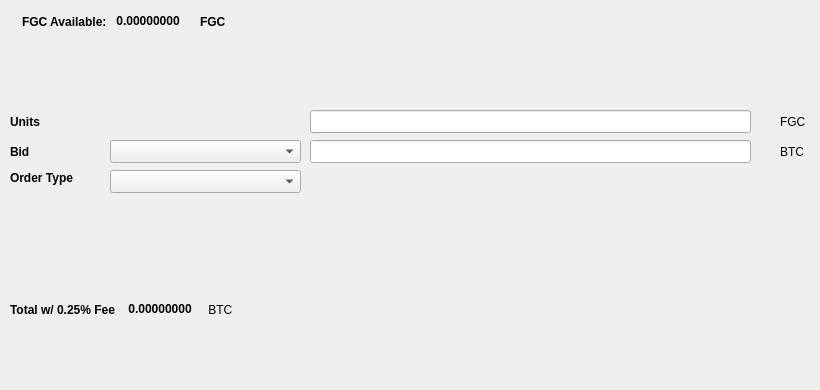
   <widget class="QWidget" name="SellTab">
    <attribute name="title">
     <string>Sell</string>
    </attribute>
    <widget class="QLabel" name="label_16">
     <property name="geometry">
      <rect>
       <x>780</x>
       <y>140</y>
       <width>31</width>
       <height>23</height>
      </rect>
     </property>
     <property name="text">
      <string>BTC</string>
     </property>
    </widget>
    <widget class="QComboBox" name="SellBidcomboBox">
     <property name="geometry">
      <rect>
       <x>110</x>
       <y>140</y>
       <width>191</width>
       <height>23</height>
      </rect>
     </property>
     <property name="font">
      <font>
       <pointsize>10</pointsize>
      </font>
     </property>
    </widget>
    <widget class="QLabel" name="label_18">
     <property name="geometry">
      <rect>
       <x>10</x>
       <y>110</y>
       <width>46</width>
       <height>23</height>
      </rect>
     </property>
     <property name="font">
      <font>
       <weight>75</weight>
       <bold>true</bold>
      </font>
     </property>
     <property name="text">
      <string>Units</string>
     </property>
    </widget>
    <widget class="QtMaterialFlatButton" name="Sell_Max_Amount" native="true">
     <property name="geometry">
      <rect>
       <x>110</x>
       <y>110</y>
       <width>191</width>
       <height>23</height>
      </rect>
     </property>
     <property name="font">
      <font>
       <pointsize>10</pointsize>
      </font>
     </property>
     <property name="text" stdset="0">
      <string>Max</string>
     </property>
    </widget>
    <widget class="QLabel" name="label_20">
     <property name="geometry">
      <rect>
       <x>10</x>
       <y>170</y>
       <width>91</width>
       <height>16</height>
      </rect>
     </property>
     <property name="font">
      <font>
       <weight>75</weight>
       <bold>true</bold>
      </font>
     </property>
     <property name="text">
      <string>Order Type</string>
     </property>
    </widget>
    <widget class="QComboBox" name="SellOrdertypeCombo">
     <property name="geometry">
      <rect>
       <x>110</x>
       <y>170</y>
       <width>191</width>
       <height>23</height>
      </rect>
     </property>
     <property name="font">
      <font>
       <pointsize>10</pointsize>
      </font>
     </property>
    </widget>
    <widget class="QLabel" name="label_21">
     <property name="geometry">
      <rect>
       <x>10</x>
       <y>140</y>
       <width>46</width>
       <height>23</height>
      </rect>
     </property>
     <property name="font">
      <font>
       <weight>75</weight>
       <bold>true</bold>
      </font>
     </property>
     <property name="text">
      <string>Bid</string>
     </property>
    </widget>
    <widget class="QLabel" name="label_22">
     <property name="geometry">
      <rect>
       <x>780</x>
       <y>110</y>
       <width>31</width>
       <height>23</height>
      </rect>
     </property>
     <property name="text">
      <string>FGC</string>
     </property>
    </widget>
    <widget class="QLineEdit" name="UnitsInputFGC">
     <property name="geometry">
      <rect>
       <x>310</x>
       <y>110</y>
       <width>441</width>
       <height>23</height>
      </rect>
     </property>
     <property name="font">
      <font>
       <pointsize>9</pointsize>
       <weight>75</weight>
       <bold>true</bold>
      </font>
     </property>
    </widget>
    <widget class="QLineEdit" name="SellBidPriceEdit">
     <property name="geometry">
      <rect>
       <x>310</x>
       <y>140</y>
       <width>441</width>
       <height>23</height>
      </rect>
     </property>
     <property name="font">
      <font>
       <pointsize>9</pointsize>
       <weight>75</weight>
       <bold>true</bold>
      </font>
     </property>
    </widget>
    <widget class="QtMaterialFlatButton" name="SellFGCBTN" native="true">
     <property name="geometry">
      <rect>
       <x>30</x>
       <y>330</y>
       <width>131</width>
       <height>23</height>
      </rect>
     </property>
     <property name="text" stdset="0">
      <string>Sell FGC</string>
     </property>
     <property name="icon" stdset="0">
      <iconset resource="../fantasygold.qrc">
       <normaloff>:/icons/bitcoin</normaloff>:/icons/bitcoin</iconset>
     </property>
    </widget>
    <widget class="QWidget" name="layoutWidget3">
     <property name="geometry">
      <rect>
       <x>22</x>
       <y>12</y>
       <width>258</width>
       <height>19</height>
      </rect>
     </property>
     <layout class="QHBoxLayout" name="horizontalLayout">
      <item>
       <widget class="QLabel" name="label232_2">
        <property name="font">
         <font>
          <weight>75</weight>
          <bold>true</bold>
         </font>
        </property>
        <property name="text">
         <string>FGC Available:</string>
        </property>
       </widget>
      </item>
      <item>
       <widget class="QLabel" name="FGCAvailableLabel">
        <property name="palette">
         <palette>
          <active>
           <colorrole role="WindowText">
            <brush brushstyle="SolidPattern">
             <color alpha="255">
              <red>0</red>
              <green>0</green>
              <blue>0</blue>
             </color>
            </brush>
           </colorrole>
           <colorrole role="Button">
            <brush brushstyle="SolidPattern">
             <color alpha="255">
              <red>0</red>
              <green>170</green>
              <blue>0</blue>
             </color>
            </brush>
           </colorrole>
           <colorrole role="Light">
            <brush brushstyle="SolidPattern">
             <color alpha="255">
              <red>0</red>
              <green>255</green>
              <blue>0</blue>
             </color>
            </brush>
           </colorrole>
           <colorrole role="Midlight">
            <brush brushstyle="SolidPattern">
             <color alpha="255">
              <red>0</red>
              <green>212</green>
              <blue>0</blue>
             </color>
            </brush>
           </colorrole>
           <colorrole role="Dark">
            <brush brushstyle="SolidPattern">
             <color alpha="255">
              <red>0</red>
              <green>85</green>
              <blue>0</blue>
             </color>
            </brush>
           </colorrole>
           <colorrole role="Mid">
            <brush brushstyle="SolidPattern">
             <color alpha="255">
              <red>0</red>
              <green>113</green>
              <blue>0</blue>
             </color>
            </brush>
           </colorrole>
           <colorrole role="Text">
            <brush brushstyle="SolidPattern">
             <color alpha="255">
              <red>0</red>
              <green>170</green>
              <blue>0</blue>
             </color>
            </brush>
           </colorrole>
           <colorrole role="BrightText">
            <brush brushstyle="SolidPattern">
             <color alpha="255">
              <red>255</red>
              <green>255</green>
              <blue>255</blue>
             </color>
            </brush>
           </colorrole>
           <colorrole role="ButtonText">
            <brush brushstyle="SolidPattern">
             <color alpha="255">
              <red>0</red>
              <green>0</green>
              <blue>0</blue>
             </color>
            </brush>
           </colorrole>
           <colorrole role="Base">
            <brush brushstyle="SolidPattern">
             <color alpha="255">
              <red>255</red>
              <green>255</green>
              <blue>255</blue>
             </color>
            </brush>
           </colorrole>
           <colorrole role="Window">
            <brush brushstyle="SolidPattern">
             <color alpha="255">
              <red>0</red>
              <green>170</green>
              <blue>0</blue>
             </color>
            </brush>
           </colorrole>
           <colorrole role="Shadow">
            <brush brushstyle="SolidPattern">
             <color alpha="255">
              <red>0</red>
              <green>0</green>
              <blue>0</blue>
             </color>
            </brush>
           </colorrole>
           <colorrole role="AlternateBase">
            <brush brushstyle="SolidPattern">
             <color alpha="255">
              <red>127</red>
              <green>212</green>
              <blue>127</blue>
             </color>
            </brush>
           </colorrole>
           <colorrole role="ToolTipBase">
            <brush brushstyle="SolidPattern">
             <color alpha="255">
              <red>255</red>
              <green>255</green>
              <blue>220</blue>
             </color>
            </brush>
           </colorrole>
           <colorrole role="ToolTipText">
            <brush brushstyle="SolidPattern">
             <color alpha="255">
              <red>0</red>
              <green>0</green>
              <blue>0</blue>
             </color>
            </brush>
           </colorrole>
          </active>
          <inactive>
           <colorrole role="WindowText">
            <brush brushstyle="SolidPattern">
             <color alpha="255">
              <red>0</red>
              <green>0</green>
              <blue>0</blue>
             </color>
            </brush>
           </colorrole>
           <colorrole role="Button">
            <brush brushstyle="SolidPattern">
             <color alpha="255">
              <red>0</red>
              <green>170</green>
              <blue>0</blue>
             </color>
            </brush>
           </colorrole>
           <colorrole role="Light">
            <brush brushstyle="SolidPattern">
             <color alpha="255">
              <red>0</red>
              <green>255</green>
              <blue>0</blue>
             </color>
            </brush>
           </colorrole>
           <colorrole role="Midlight">
            <brush brushstyle="SolidPattern">
             <color alpha="255">
              <red>0</red>
              <green>212</green>
              <blue>0</blue>
             </color>
            </brush>
           </colorrole>
           <colorrole role="Dark">
            <brush brushstyle="SolidPattern">
             <color alpha="255">
              <red>0</red>
              <green>85</green>
              <blue>0</blue>
             </color>
            </brush>
           </colorrole>
           <colorrole role="Mid">
            <brush brushstyle="SolidPattern">
             <color alpha="255">
              <red>0</red>
              <green>113</green>
              <blue>0</blue>
             </color>
            </brush>
           </colorrole>
           <colorrole role="Text">
            <brush brushstyle="SolidPattern">
             <color alpha="255">
              <red>0</red>
              <green>170</green>
              <blue>0</blue>
             </color>
            </brush>
           </colorrole>
           <colorrole role="BrightText">
            <brush brushstyle="SolidPattern">
             <color alpha="255">
              <red>255</red>
              <green>255</green>
              <blue>255</blue>
             </color>
            </brush>
           </colorrole>
           <colorrole role="ButtonText">
            <brush brushstyle="SolidPattern">
             <color alpha="255">
              <red>0</red>
              <green>0</green>
              <blue>0</blue>
             </color>
            </brush>
           </colorrole>
           <colorrole role="Base">
            <brush brushstyle="SolidPattern">
             <color alpha="255">
              <red>255</red>
              <green>255</green>
              <blue>255</blue>
             </color>
            </brush>
           </colorrole>
           <colorrole role="Window">
            <brush brushstyle="SolidPattern">
             <color alpha="255">
              <red>0</red>
              <green>170</green>
              <blue>0</blue>
             </color>
            </brush>
           </colorrole>
           <colorrole role="Shadow">
            <brush brushstyle="SolidPattern">
             <color alpha="255">
              <red>0</red>
              <green>0</green>
              <blue>0</blue>
             </color>
            </brush>
           </colorrole>
           <colorrole role="AlternateBase">
            <brush brushstyle="SolidPattern">
             <color alpha="255">
              <red>127</red>
              <green>212</green>
              <blue>127</blue>
             </color>
            </brush>
           </colorrole>
           <colorrole role="ToolTipBase">
            <brush brushstyle="SolidPattern">
             <color alpha="255">
              <red>255</red>
              <green>255</green>
              <blue>220</blue>
             </color>
            </brush>
           </colorrole>
           <colorrole role="ToolTipText">
            <brush brushstyle="SolidPattern">
             <color alpha="255">
              <red>0</red>
              <green>0</green>
              <blue>0</blue>
             </color>
            </brush>
           </colorrole>
          </inactive>
          <disabled>
           <colorrole role="WindowText">
            <brush brushstyle="SolidPattern">
             <color alpha="255">
              <red>0</red>
              <green>85</green>
              <blue>0</blue>
             </color>
            </brush>
           </colorrole>
           <colorrole role="Button">
            <brush brushstyle="SolidPattern">
             <color alpha="255">
              <red>0</red>
              <green>170</green>
              <blue>0</blue>
             </color>
            </brush>
           </colorrole>
           <colorrole role="Light">
            <brush brushstyle="SolidPattern">
             <color alpha="255">
              <red>0</red>
              <green>255</green>
              <blue>0</blue>
             </color>
            </brush>
           </colorrole>
           <colorrole role="Midlight">
            <brush brushstyle="SolidPattern">
             <color alpha="255">
              <red>0</red>
              <green>212</green>
              <blue>0</blue>
             </color>
            </brush>
           </colorrole>
           <colorrole role="Dark">
            <brush brushstyle="SolidPattern">
             <color alpha="255">
              <red>0</red>
              <green>85</green>
              <blue>0</blue>
             </color>
            </brush>
           </colorrole>
           <colorrole role="Mid">
            <brush brushstyle="SolidPattern">
             <color alpha="255">
              <red>0</red>
              <green>113</green>
              <blue>0</blue>
             </color>
            </brush>
           </colorrole>
           <colorrole role="Text">
            <brush brushstyle="SolidPattern">
             <color alpha="255">
              <red>0</red>
              <green>85</green>
              <blue>0</blue>
             </color>
            </brush>
           </colorrole>
           <colorrole role="BrightText">
            <brush brushstyle="SolidPattern">
             <color alpha="255">
              <red>255</red>
              <green>255</green>
              <blue>255</blue>
             </color>
            </brush>
           </colorrole>
           <colorrole role="ButtonText">
            <brush brushstyle="SolidPattern">
             <color alpha="255">
              <red>0</red>
              <green>85</green>
              <blue>0</blue>
             </color>
            </brush>
           </colorrole>
           <colorrole role="Base">
            <brush brushstyle="SolidPattern">
             <color alpha="255">
              <red>0</red>
              <green>170</green>
              <blue>0</blue>
             </color>
            </brush>
           </colorrole>
           <colorrole role="Window">
            <brush brushstyle="SolidPattern">
             <color alpha="255">
              <red>0</red>
              <green>170</green>
              <blue>0</blue>
             </color>
            </brush>
           </colorrole>
           <colorrole role="Shadow">
            <brush brushstyle="SolidPattern">
             <color alpha="255">
              <red>0</red>
              <green>0</green>
              <blue>0</blue>
             </color>
            </brush>
           </colorrole>
           <colorrole role="AlternateBase">
            <brush brushstyle="SolidPattern">
             <color alpha="255">
              <red>0</red>
              <green>170</green>
              <blue>0</blue>
             </color>
            </brush>
           </colorrole>
           <colorrole role="ToolTipBase">
            <brush brushstyle="SolidPattern">
             <color alpha="255">
              <red>255</red>
              <green>255</green>
              <blue>220</blue>
             </color>
            </brush>
           </colorrole>
           <colorrole role="ToolTipText">
            <brush brushstyle="SolidPattern">
             <color alpha="255">
              <red>0</red>
              <green>0</green>
              <blue>0</blue>
             </color>
            </brush>
           </colorrole>
          </disabled>
         </palette>
        </property>
        <property name="font">
         <font>
          <weight>75</weight>
          <bold>true</bold>
         </font>
        </property>
        <property name="text">
         <string> 0.00000000 </string>
        </property>
        <property name="textInteractionFlags">
         <set>Qt::LinksAccessibleByMouse|Qt::TextSelectableByKeyboard|Qt::TextSelectableByMouse</set>
        </property>
       </widget>
      </item>
      <item>
       <widget class="QLabel" name="labelFGC">
        <property name="font">
         <font>
          <weight>75</weight>
          <bold>true</bold>
         </font>
        </property>
        <property name="text">
         <string>FGC</string>
        </property>
       </widget>
      </item>
     </layout>
    </widget>
    <widget class="QWidget" name="layoutWidget">
     <property name="geometry">
      <rect>
       <x>10</x>
       <y>300</y>
       <width>268</width>
       <height>19</height>
      </rect>
     </property>
     <layout class="QHBoxLayout" name="horizontalLayout_2">
      <item>
       <widget class="QLabel" name="label_19">
        <property name="font">
         <font>
          <weight>75</weight>
          <bold>true</bold>
         </font>
        </property>
        <property name="text">
         <string>Total w/ 0.25% Fee </string>
        </property>
       </widget>
      </item>
      <item>
       <widget class="QLabel" name="SellCostLabel">
        <property name="palette">
         <palette>
          <active>
           <colorrole role="WindowText">
            <brush brushstyle="SolidPattern">
             <color alpha="255">
              <red>0</red>
              <green>0</green>
              <blue>0</blue>
             </color>
            </brush>
           </colorrole>
           <colorrole role="Button">
            <brush brushstyle="SolidPattern">
             <color alpha="255">
              <red>0</red>
              <green>170</green>
              <blue>0</blue>
             </color>
            </brush>
           </colorrole>
           <colorrole role="Light">
            <brush brushstyle="SolidPattern">
             <color alpha="255">
              <red>0</red>
              <green>255</green>
              <blue>0</blue>
             </color>
            </brush>
           </colorrole>
           <colorrole role="Midlight">
            <brush brushstyle="SolidPattern">
             <color alpha="255">
              <red>0</red>
              <green>212</green>
              <blue>0</blue>
             </color>
            </brush>
           </colorrole>
           <colorrole role="Dark">
            <brush brushstyle="SolidPattern">
             <color alpha="255">
              <red>0</red>
              <green>85</green>
              <blue>0</blue>
             </color>
            </brush>
           </colorrole>
           <colorrole role="Mid">
            <brush brushstyle="SolidPattern">
             <color alpha="255">
              <red>0</red>
              <green>113</green>
              <blue>0</blue>
             </color>
            </brush>
           </colorrole>
           <colorrole role="Text">
            <brush brushstyle="SolidPattern">
             <color alpha="255">
              <red>0</red>
              <green>170</green>
              <blue>0</blue>
             </color>
            </brush>
           </colorrole>
           <colorrole role="BrightText">
            <brush brushstyle="SolidPattern">
             <color alpha="255">
              <red>255</red>
              <green>255</green>
              <blue>255</blue>
             </color>
            </brush>
           </colorrole>
           <colorrole role="ButtonText">
            <brush brushstyle="SolidPattern">
             <color alpha="255">
              <red>0</red>
              <green>0</green>
              <blue>0</blue>
             </color>
            </brush>
           </colorrole>
           <colorrole role="Base">
            <brush brushstyle="SolidPattern">
             <color alpha="255">
              <red>255</red>
              <green>255</green>
              <blue>255</blue>
             </color>
            </brush>
           </colorrole>
           <colorrole role="Window">
            <brush brushstyle="SolidPattern">
             <color alpha="255">
              <red>0</red>
              <green>170</green>
              <blue>0</blue>
             </color>
            </brush>
           </colorrole>
           <colorrole role="Shadow">
            <brush brushstyle="SolidPattern">
             <color alpha="255">
              <red>0</red>
              <green>0</green>
              <blue>0</blue>
             </color>
            </brush>
           </colorrole>
           <colorrole role="AlternateBase">
            <brush brushstyle="SolidPattern">
             <color alpha="255">
              <red>127</red>
              <green>212</green>
              <blue>127</blue>
             </color>
            </brush>
           </colorrole>
           <colorrole role="ToolTipBase">
            <brush brushstyle="SolidPattern">
             <color alpha="255">
              <red>255</red>
              <green>255</green>
              <blue>220</blue>
             </color>
            </brush>
           </colorrole>
           <colorrole role="ToolTipText">
            <brush brushstyle="SolidPattern">
             <color alpha="255">
              <red>0</red>
              <green>0</green>
              <blue>0</blue>
             </color>
            </brush>
           </colorrole>
          </active>
          <inactive>
           <colorrole role="WindowText">
            <brush brushstyle="SolidPattern">
             <color alpha="255">
              <red>0</red>
              <green>0</green>
              <blue>0</blue>
             </color>
            </brush>
           </colorrole>
           <colorrole role="Button">
            <brush brushstyle="SolidPattern">
             <color alpha="255">
              <red>0</red>
              <green>170</green>
              <blue>0</blue>
             </color>
            </brush>
           </colorrole>
           <colorrole role="Light">
            <brush brushstyle="SolidPattern">
             <color alpha="255">
              <red>0</red>
              <green>255</green>
              <blue>0</blue>
             </color>
            </brush>
           </colorrole>
           <colorrole role="Midlight">
            <brush brushstyle="SolidPattern">
             <color alpha="255">
              <red>0</red>
              <green>212</green>
              <blue>0</blue>
             </color>
            </brush>
           </colorrole>
           <colorrole role="Dark">
            <brush brushstyle="SolidPattern">
             <color alpha="255">
              <red>0</red>
              <green>85</green>
              <blue>0</blue>
             </color>
            </brush>
           </colorrole>
           <colorrole role="Mid">
            <brush brushstyle="SolidPattern">
             <color alpha="255">
              <red>0</red>
              <green>113</green>
              <blue>0</blue>
             </color>
            </brush>
           </colorrole>
           <colorrole role="Text">
            <brush brushstyle="SolidPattern">
             <color alpha="255">
              <red>0</red>
              <green>170</green>
              <blue>0</blue>
             </color>
            </brush>
           </colorrole>
           <colorrole role="BrightText">
            <brush brushstyle="SolidPattern">
             <color alpha="255">
              <red>255</red>
              <green>255</green>
              <blue>255</blue>
             </color>
            </brush>
           </colorrole>
           <colorrole role="ButtonText">
            <brush brushstyle="SolidPattern">
             <color alpha="255">
              <red>0</red>
              <green>0</green>
              <blue>0</blue>
             </color>
            </brush>
           </colorrole>
           <colorrole role="Base">
            <brush brushstyle="SolidPattern">
             <color alpha="255">
              <red>255</red>
              <green>255</green>
              <blue>255</blue>
             </color>
            </brush>
           </colorrole>
           <colorrole role="Window">
            <brush brushstyle="SolidPattern">
             <color alpha="255">
              <red>0</red>
              <green>170</green>
              <blue>0</blue>
             </color>
            </brush>
           </colorrole>
           <colorrole role="Shadow">
            <brush brushstyle="SolidPattern">
             <color alpha="255">
              <red>0</red>
              <green>0</green>
              <blue>0</blue>
             </color>
            </brush>
           </colorrole>
           <colorrole role="AlternateBase">
            <brush brushstyle="SolidPattern">
             <color alpha="255">
              <red>127</red>
              <green>212</green>
              <blue>127</blue>
             </color>
            </brush>
           </colorrole>
           <colorrole role="ToolTipBase">
            <brush brushstyle="SolidPattern">
             <color alpha="255">
              <red>255</red>
              <green>255</green>
              <blue>220</blue>
             </color>
            </brush>
           </colorrole>
           <colorrole role="ToolTipText">
            <brush brushstyle="SolidPattern">
             <color alpha="255">
              <red>0</red>
              <green>0</green>
              <blue>0</blue>
             </color>
            </brush>
           </colorrole>
          </inactive>
          <disabled>
           <colorrole role="WindowText">
            <brush brushstyle="SolidPattern">
             <color alpha="255">
              <red>0</red>
              <green>85</green>
              <blue>0</blue>
             </color>
            </brush>
           </colorrole>
           <colorrole role="Button">
            <brush brushstyle="SolidPattern">
             <color alpha="255">
              <red>0</red>
              <green>170</green>
              <blue>0</blue>
             </color>
            </brush>
           </colorrole>
           <colorrole role="Light">
            <brush brushstyle="SolidPattern">
             <color alpha="255">
              <red>0</red>
              <green>255</green>
              <blue>0</blue>
             </color>
            </brush>
           </colorrole>
           <colorrole role="Midlight">
            <brush brushstyle="SolidPattern">
             <color alpha="255">
              <red>0</red>
              <green>212</green>
              <blue>0</blue>
             </color>
            </brush>
           </colorrole>
           <colorrole role="Dark">
            <brush brushstyle="SolidPattern">
             <color alpha="255">
              <red>0</red>
              <green>85</green>
              <blue>0</blue>
             </color>
            </brush>
           </colorrole>
           <colorrole role="Mid">
            <brush brushstyle="SolidPattern">
             <color alpha="255">
              <red>0</red>
              <green>113</green>
              <blue>0</blue>
             </color>
            </brush>
           </colorrole>
           <colorrole role="Text">
            <brush brushstyle="SolidPattern">
             <color alpha="255">
              <red>0</red>
              <green>85</green>
              <blue>0</blue>
             </color>
            </brush>
           </colorrole>
           <colorrole role="BrightText">
            <brush brushstyle="SolidPattern">
             <color alpha="255">
              <red>255</red>
              <green>255</green>
              <blue>255</blue>
             </color>
            </brush>
           </colorrole>
           <colorrole role="ButtonText">
            <brush brushstyle="SolidPattern">
             <color alpha="255">
              <red>0</red>
              <green>85</green>
              <blue>0</blue>
             </color>
            </brush>
           </colorrole>
           <colorrole role="Base">
            <brush brushstyle="SolidPattern">
             <color alpha="255">
              <red>0</red>
              <green>170</green>
              <blue>0</blue>
             </color>
            </brush>
           </colorrole>
           <colorrole role="Window">
            <brush brushstyle="SolidPattern">
             <color alpha="255">
              <red>0</red>
              <green>170</green>
              <blue>0</blue>
             </color>
            </brush>
           </colorrole>
           <colorrole role="Shadow">
            <brush brushstyle="SolidPattern">
             <color alpha="255">
              <red>0</red>
              <green>0</green>
              <blue>0</blue>
             </color>
            </brush>
           </colorrole>
           <colorrole role="AlternateBase">
            <brush brushstyle="SolidPattern">
             <color alpha="255">
              <red>0</red>
              <green>170</green>
              <blue>0</blue>
             </color>
            </brush>
           </colorrole>
           <colorrole role="ToolTipBase">
            <brush brushstyle="SolidPattern">
             <color alpha="255">
              <red>255</red>
              <green>255</green>
              <blue>220</blue>
             </color>
            </brush>
           </colorrole>
           <colorrole role="ToolTipText">
            <brush brushstyle="SolidPattern">
             <color alpha="255">
              <red>0</red>
              <green>0</green>
              <blue>0</blue>
             </color>
            </brush>
           </colorrole>
          </disabled>
         </palette>
        </property>
        <property name="font">
         <font>
          <weight>75</weight>
          <bold>true</bold>
         </font>
        </property>
        <property name="autoFillBackground">
         <bool>false</bool>
        </property>
        <property name="text">
         <string> 0.00000000</string>
        </property>
        <property name="textInteractionFlags">
         <set>Qt::LinksAccessibleByMouse|Qt::TextSelectableByMouse</set>
        </property>
       </widget>
      </item>
      <item>
       <widget class="QLabel" name="label_17">
        <property name="font">
         <font>
          <weight>50</weight>
          <bold>false</bold>
         </font>
        </property>
        <property name="text">
         <string> BTC</string>
        </property>
       </widget>
      </item>
     </layout>
    </widget>
    <widget class="QLabel" name="label_23">
     <property name="geometry">
      <rect>
       <x>460</x>
       <y>300</y>
       <width>281</width>
       <height>81</height>
      </rect>
     </property>
     <property name="text">
      <string/>
     </property>
     <property name="pixmap">
      <pixmap>:/images/bittrex</pixmap>
     </property>
    </widget>
   </widget>
